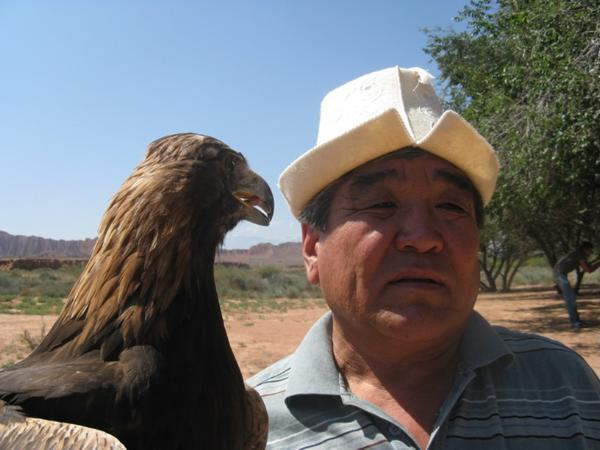
#> input picture resources/images/input_teaser.png, 600 x 450 px
$ python aindane.py
#> lines starting #> are read from the running program, lines starting #| are printed output that depends on the picture
#> in _test_all, I_bgr is the input picture: shape (450, 600, 3); mean B, G, R 111.3, 110.3, 109.7
"""
Created on June 9, 2015
@author: shiruilu

Adaptive Luminance Enhancement from AINDANE
"""

import numpy as np
import cv2
import matplotlib.pyplot as plt
from math import sqrt, pi

IMG_DIR = '../resources/images/'
BM_DIR = './benchmarks/'
eps = 1e-6 # eliminate divide by zero error in I_conv/I

def ale(I_bgr):
    """ale algorithm in 3.1 of the paper"""
    #?cv2 doing same as NTSC # equation 1
    I = cv2.cvtColor(I_bgr, cv2.COLOR_BGR2GRAY)
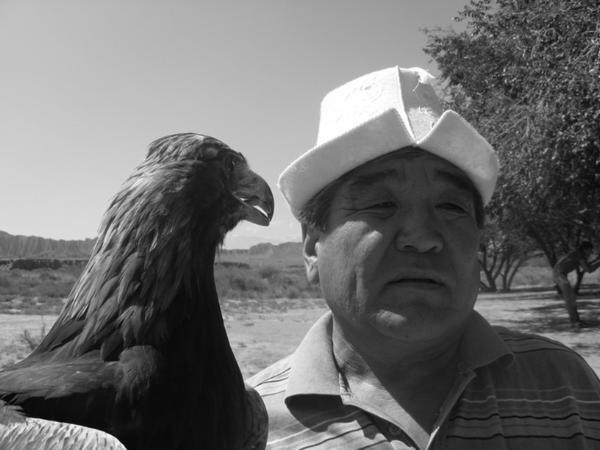
#> I: shape (450, 600); min 1, max 255, mean 110.2
    In = I/255.0 #2d array, equation 2
    hist = cv2.calcHist([I],[0],None,[256],[0,256])
#> hist = 256 values, max 2820 at index 193, min 0 at index 0, mean 1054.7
    cdf = hist.cumsum()
#> cdf = 256 values from 0 to 270000
    L = np.searchsorted(cdf, 0.1*I.shape[0]*I.shape[1], side='right')
#> L = 28
    L_as_array = np.array([L]) # L as array, for np.piecewise
#> L_as_array = [28]
    z = np.piecewise( L_as_array,
                      [ L_as_array<=50,
                        L_as_array>50 and L_as_array<=150,
                        L_as_array>150
                      ],
                      [ 0, (L-50)/100.0, 1 ]
    )
#> z = [0]

    In_prime = (In**(0.75*z+0.25) + (1-In)*0.4*(1-z) + In**(2-z)) /2.0
    return I, In_prime

def ace(I, In_prime, c=5):
    """ace algo in 3.2"""
#> called with c = 240
    sigma = sqrt(c**2 /2)
    img_freq = np.fft.fft2(I)
    img_freq_shift = np.fft.fftshift(img_freq)
    # size of gaussian: 3*sigma(0.99...), cv2 require sigma to be int
    _gaussian_x = cv2.getGaussianKernel(int(round(sigma*3)), int(round(sigma)))
    gaussian = (_gaussian_x * _gaussian_x.T) \
               / np.sum(_gaussian_x * _gaussian_x.T) # normalize
    ##gaussian kernel padded with 0, extend to image.shape
    gaussian_freq_shift = np.fft.fftshift( np.fft.fft2(gaussian, I.shape) )
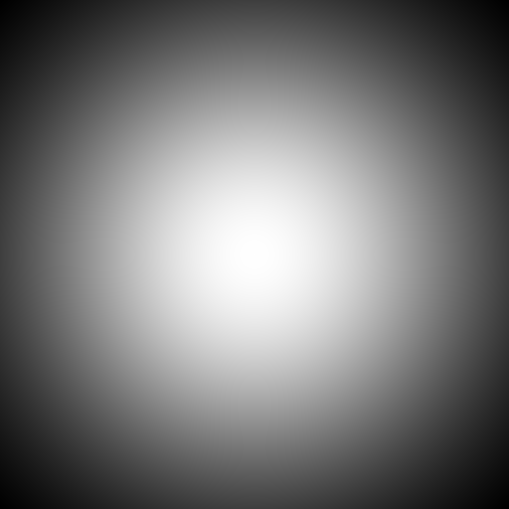
#> gaussian: shape (509, 509) float64; min 7.88e-07, max 7.35e-06, mean 3.86e-06; drawn with min black and max white

    image_fm = img_freq_shift * gaussian_freq_shift # element wise multiplication
    I_conv = np.real( np.fft.ifft2( np.fft.ifftshift(image_fm) ) ) # equation 6
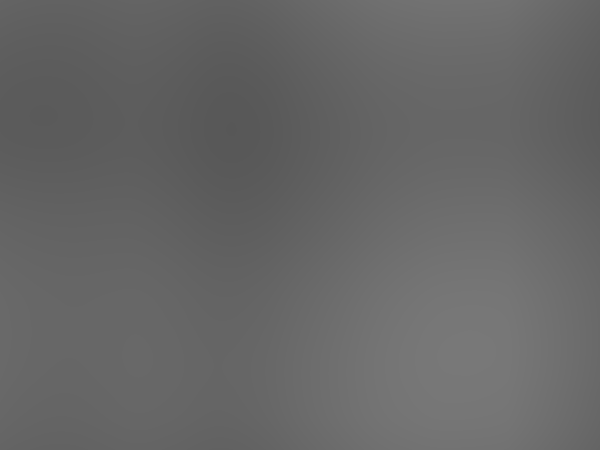
#> I_conv: shape (450, 600) float64; min 87.96, max 120.3, mean 102.9

    sigma_I = np.array( [np.std(I)] ) # std of I,to an array, for np.piecewise
#> sigma_I = [67.86]
    P = np.piecewise(sigma_I,
                     [ sigma_I<=3,
                       sigma_I>3 and sigma_I<10,
                       sigma_I>=10
                     ],
                     [ 3, 1.0*(27-2*sigma_I)/7, 1 ]
    )
#> P = [1]
    E = ((I_conv+eps) / (I+eps)) ** P
    S = 255 * np.power(In_prime, E)
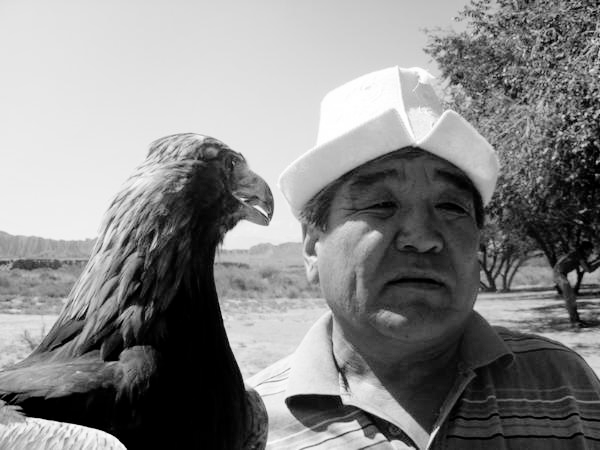
#> S: shape (450, 600) float64; min 6.12e-49, max 255, mean 135.2
    return S

def color_restoration(I_bgr, I, S, lambdaa):
    S_restore = np.zeros(I_bgr.shape)
    for j in range(3): # b,g,r
        S_restore[...,j] = S * ( 1.0* I_bgr[...,j] / (I + eps) ) * lambdaa[j]
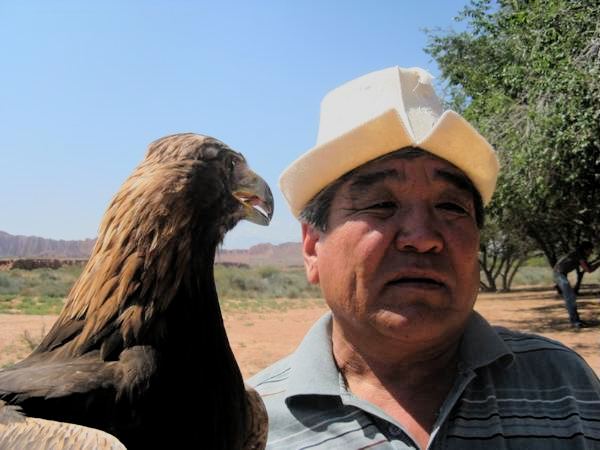
#> S_restore: shape (450, 600, 3) float64; mean B, G, R 135.3, 135.2, 135.2; drawn with min black and max white
    return S_restore

def _test_ale():
    ale(IMG_DIR+'pdbuse.png')
    return 0

def _test_ace():
    ace(IMG_DIR+'input_teaser.png')
    return 0

def _test_color_restoration():
    I_rgb = cv2.cvtColor(cv2.imread(IMG_DIR+'input_teaser.png')
                         , cv2.COLOR_BGR2RGB)
    I = cv2.cvtColor(I_rgb, cv2.COLOR_RGB2GRAY)
    color_restoration(I,I)

def _test_all():
    I_bgr = cv2.imread(IMG_DIR+'input_teaser.png')
    I, In_prime = ale(I_bgr)
    S = ace(I, In_prime, c=240)
    # restore using color_restoration (aindane paper)
    S_restore = color_restoration(I_bgr, I, S, [1,1,1]) #default lambda as all 1s
    S_display = cv2.cvtColor( np.clip(S_restore, 0, 255).astype('uint8')
                              , cv2.COLOR_BGR2RGB)
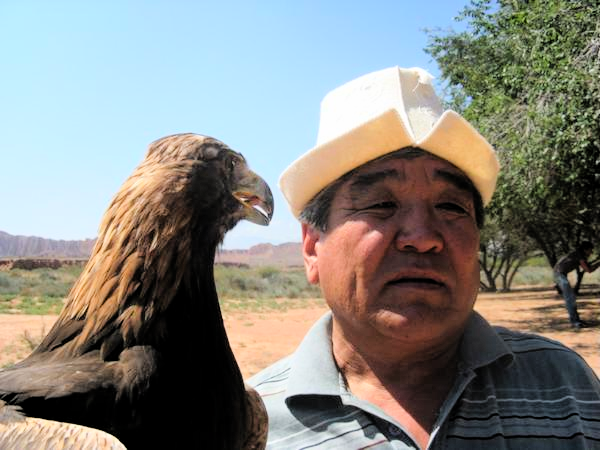
#> S_display: shape (450, 600, 3); mean R, G, B 134.6, 134.7, 129.3
    I_rgb = cv2.cvtColor( I_bgr, cv2.COLOR_BGR2RGB)

    plt.imshow( np.hstack([I_rgb, S_display]) )
    plt.show()
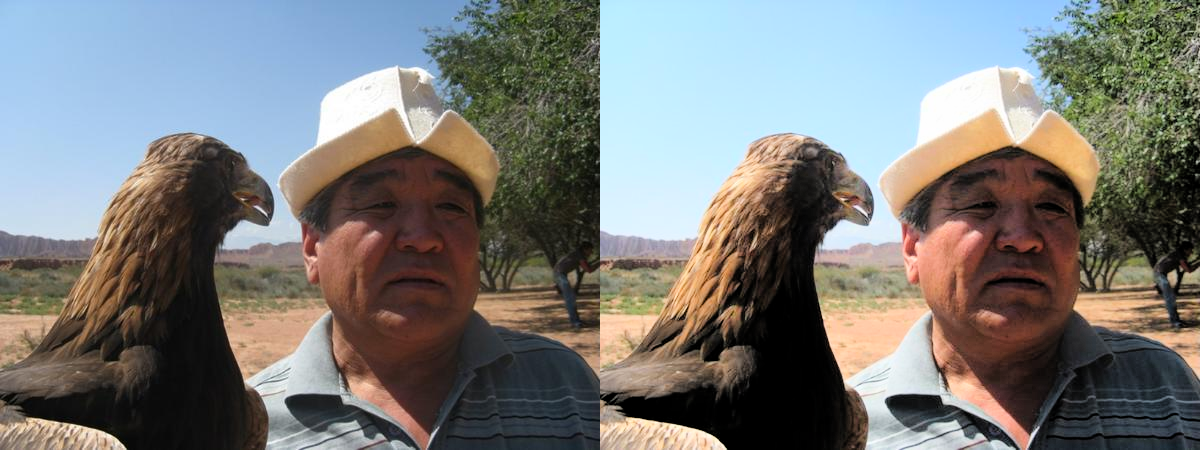
#> shown: shape (450, 1200, 3); mean R, G, B 122.1, 122.5, 120.3

def aindane(I_bgr):
    I, In_prime = ale(I_bgr)
    S = ace(I, In_prime, c=240)
    S_restore = color_restoration(I_bgr, I, S, [1,1,1]) #default lambda as all 1s
    S_bgr = np.clip(S_restore, 0, 255).astype('uint8')
    return S_bgr

if __name__ == '__main__':
    _test_all()

$ run again, with resources/images/aindane_1.png copied over resources/images/input_teaser.png
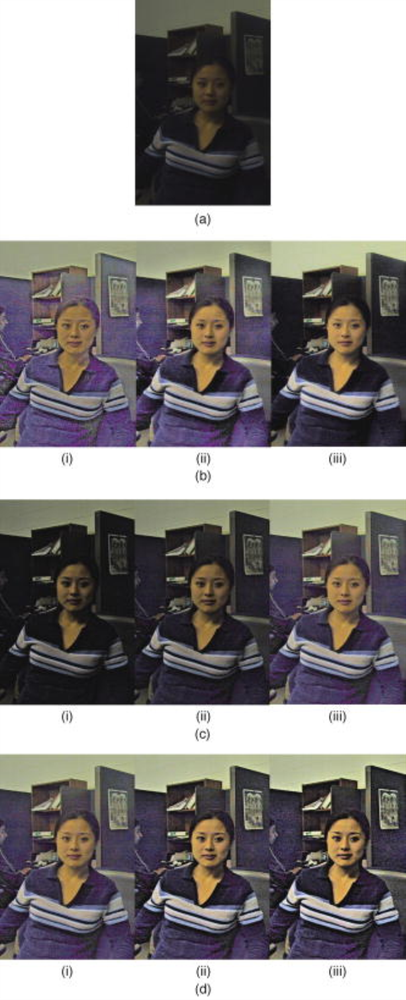
#> input picture resources/images/aindane_1.png, 406 x 1000 px, shrunk from 790 x 1944 before the run
#> in _test_all, I_bgr is the input picture: shape (1000, 406, 3); mean B, G, R 133.6, 133.6, 137.3
#> hist = 256 values, max 112012 at index 255, min 0 at index 0, mean 1585.9
#> cdf = 256 values from 0 to 406000
#> L = 27
#> L_as_array = [27]
#> z = [0]
#> in ace, `I_conv = np.real( np.fft.ifft2( np.fft.ifftshift(image_fm) ) )`:
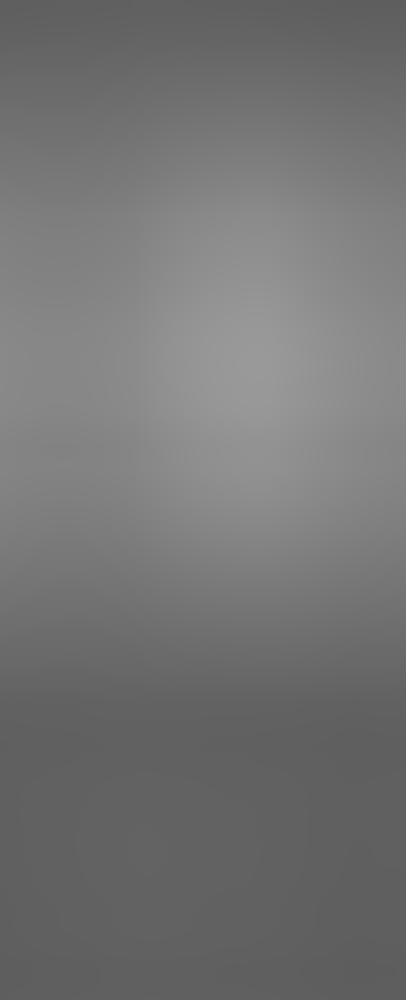
#> I_conv: shape (1000, 406) float64; min 93.8, max 153.4, mean 116.2
#> sigma_I = [91.02]
#> P = [1]
#> in _test_all, `plt.show()`:
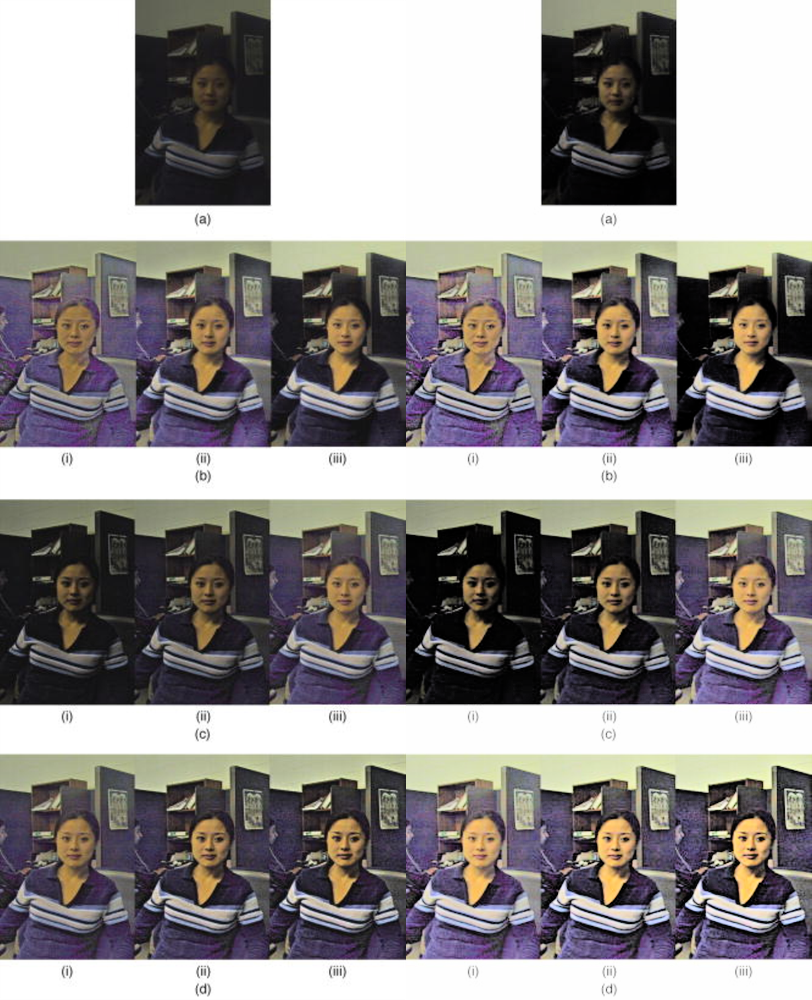
#> shown: shape (1000, 812, 3); mean R, G, B 142.6, 138.6, 138.4

$ run again, with resources/images/aindane_1_origin.png copied over resources/images/input_teaser.png
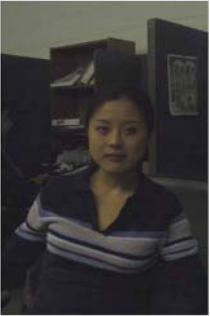
#> input picture resources/images/aindane_1_origin.png, 210 x 316 px
#> in _test_all, I_bgr is the input picture: shape (316, 210, 3); mean B, G, R 55.2, 55.8, 58
#> hist = 256 values, max 4754 at index 34, min 0 at index 0, mean 259.2
#> cdf = 256 values from 0 to 66360
#> L = 29
#> L_as_array = [29]
#> z = [0]
#> in ace, `I_conv = np.real( np.fft.ifft2( np.fft.ifftshift(image_fm) ) )`:
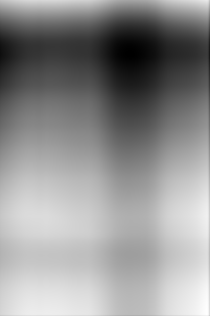
#> I_conv: shape (316, 210) float64; min 12.79, max 15.35, mean 14.25; drawn with min black and max white
#> sigma_I = [36.92]
#> P = [1]
#> in _test_all, `plt.show()`:
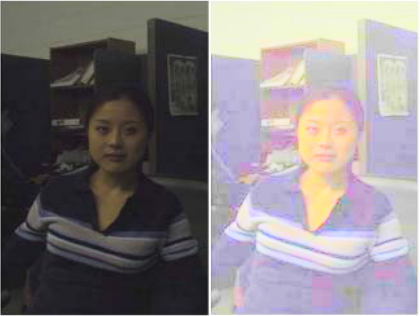
#> shown: shape (316, 420, 3); mean R, G, B 133.2, 127.5, 130.5

$ run again, with resources/images/easter.png copied over resources/images/input_teaser.png
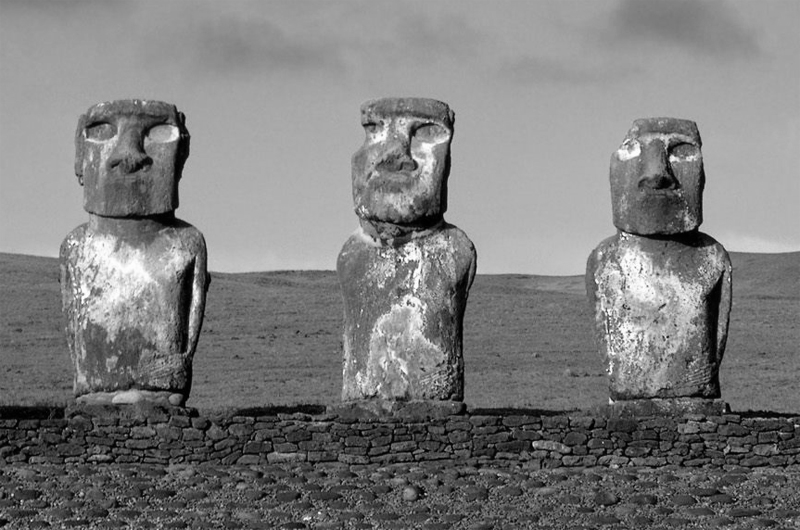
#> input picture resources/images/easter.png, 800 x 530 px
#> in _test_all, I_bgr is the input picture: shape (530, 800, 3); min 0, max 254, mean 124.4
#> hist = 256 values, max 6565 at index 161, min 0 at index 255, mean 1656.2
#> cdf = 256 values from 156 to 424000
#> L = 55
#> L_as_array = [55]
#> z = [0]
#> sigma_I = [49.82]
#> P = [1]
#> in _test_all, `plt.show()`:
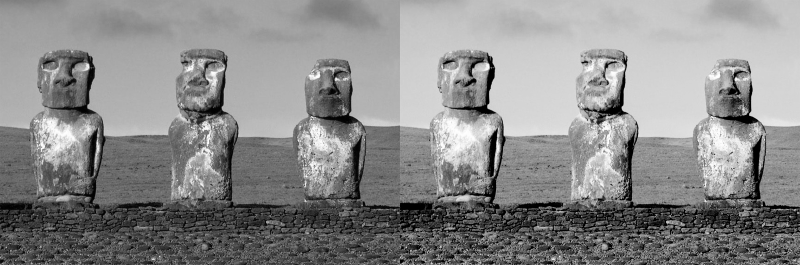
#> shown: shape (530, 1600, 3) (shown at 1/2 size); min 0, max 254, mean 137.9
